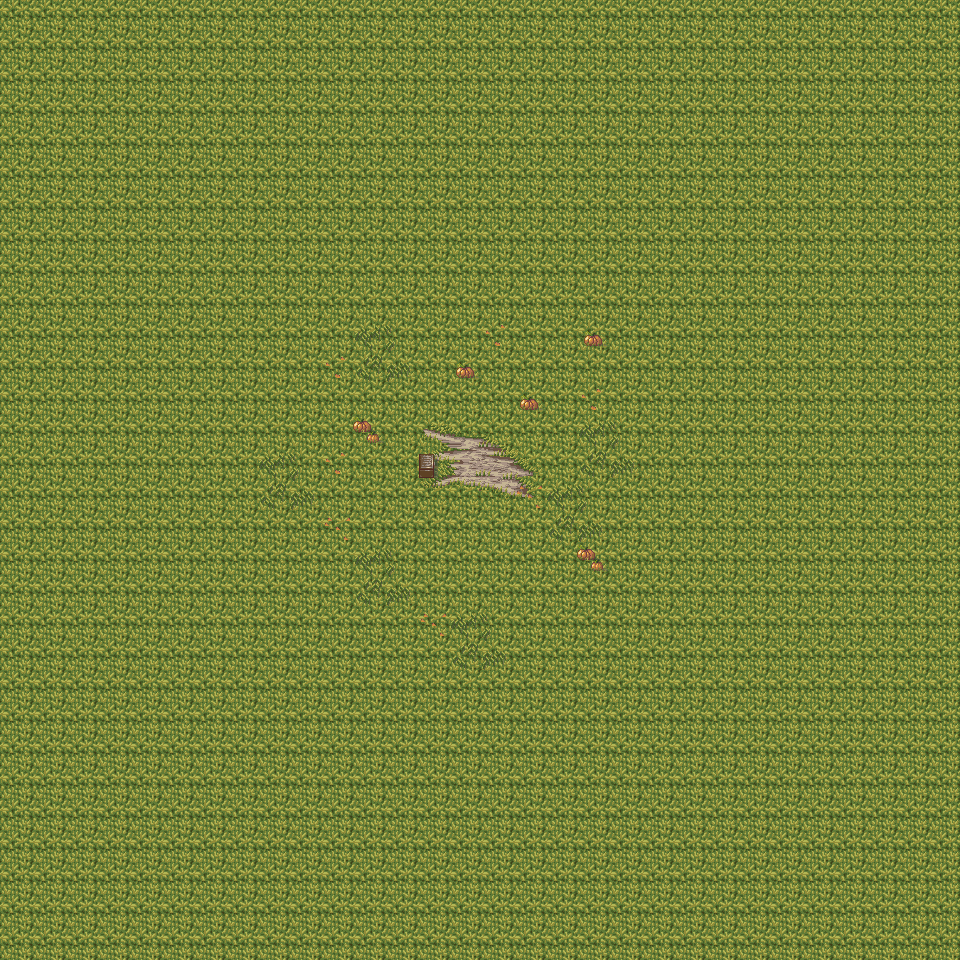

Below is a game level as drawn by its tile map, then a one-line description and the .tmx file that defines it, in full:
An orthogonal 30x30 tile map with 32x32 px tiles, 3 tile layers (Background, Upper, Collision) and 1 object (empty_box).

<map version="1.8" tiledversion="1.8.2" orientation="orthogonal" renderorder="right-down" width="30" height="30" tilewidth="32" tileheight="32" infinite="0" nextlayerid="6" nextobjectid="5">
 <tileset firstgid="1" source="tiles/magecity.tsx" />
 <layer id="1" name="Background" width="30" height="30">
  <data encoding="csv">
1,1,1,1,1,1,1,1,1,1,1,1,1,1,1,1,1,1,1,1,1,1,1,1,1,1,1,1,1,1,
1,1,1,1,1,1,1,1,1,1,1,1,1,1,1,1,1,1,1,1,1,1,1,1,1,1,1,1,1,1,
1,1,1,1,1,1,1,1,1,1,1,1,1,1,1,1,1,1,1,1,1,1,1,1,1,1,1,1,1,1,
1,1,1,1,1,1,1,1,1,1,1,1,1,1,1,1,1,1,1,1,1,1,1,1,1,1,1,1,1,1,
1,1,1,1,1,1,1,1,1,1,1,1,1,1,1,1,1,1,1,1,1,1,1,1,1,1,1,1,1,1,
1,1,1,1,1,1,1,1,1,1,1,1,1,1,1,1,1,1,1,1,1,1,1,1,1,1,1,1,1,1,
1,1,1,1,1,1,1,1,1,1,1,1,1,1,1,1,1,1,1,1,1,1,1,1,1,1,1,1,1,1,
1,1,1,1,1,1,1,1,1,1,1,1,1,1,1,1,1,1,1,1,1,1,1,1,1,1,1,1,1,1,
1,1,1,1,1,1,1,1,1,1,1,1,1,1,1,1,1,1,1,1,1,1,1,1,1,1,1,1,1,1,
1,1,1,1,1,1,1,1,1,1,1,1,1,1,1,1,1,1,1,1,1,1,1,1,1,1,1,1,1,1,
1,1,1,1,1,1,1,1,1,1,1,1,1,1,1,1,1,1,1,1,1,1,1,1,1,1,1,1,1,1,
1,1,1,1,1,1,1,1,1,1,1,1,1,1,1,1,1,1,1,1,1,1,1,1,1,1,1,1,1,1,
1,1,1,1,1,1,1,1,1,1,1,1,1,1,1,1,1,1,1,1,1,1,1,1,1,1,1,1,1,1,
1,1,1,1,1,1,1,1,1,1,1,1,1,267,268,269,1,1,1,1,1,1,1,1,1,1,1,1,1,1,
1,1,1,1,1,1,1,1,1,1,1,1,1,275,276,277,278,1,1,1,1,1,1,1,1,1,1,1,1,1,
1,1,1,1,1,1,1,1,1,1,1,1,1,283,284,285,286,1,1,1,1,1,1,1,1,1,1,1,1,1,
1,1,1,1,1,1,1,1,1,1,1,1,1,1,1,1,1,1,1,1,1,1,1,1,1,1,1,1,1,1,
1,1,1,1,1,1,1,1,1,1,1,1,1,1,1,1,1,1,1,1,1,1,1,1,1,1,1,1,1,1,
1,1,1,1,1,1,1,1,1,1,1,1,1,1,1,1,1,1,1,1,1,1,1,1,1,1,1,1,1,1,
1,1,1,1,1,1,1,1,1,1,1,1,1,1,1,1,1,1,1,1,1,1,1,1,1,1,1,1,1,1,
1,1,1,1,1,1,1,1,1,1,1,1,1,1,1,1,1,1,1,1,1,1,1,1,1,1,1,1,1,1,
1,1,1,1,1,1,1,1,1,1,1,1,1,1,1,1,1,1,1,1,1,1,1,1,1,1,1,1,1,1,
1,1,1,1,1,1,1,1,1,1,1,1,1,1,1,1,1,1,1,1,1,1,1,1,1,1,1,1,1,1,
1,1,1,1,1,1,1,1,1,1,1,1,1,1,1,1,1,1,1,1,1,1,1,1,1,1,1,1,1,1,
1,1,1,1,1,1,1,1,1,1,1,1,1,1,1,1,1,1,1,1,1,1,1,1,1,1,1,1,1,1,
1,1,1,1,1,1,1,1,1,1,1,1,1,1,1,1,1,1,1,1,1,1,1,1,1,1,1,1,1,1,
1,1,1,1,1,1,1,1,1,1,1,1,1,1,1,1,1,1,1,1,1,1,1,1,1,1,1,1,1,1,
1,1,1,1,1,1,1,1,1,1,1,1,1,1,1,1,1,1,1,1,1,1,1,1,1,1,1,1,1,1,
1,1,1,1,1,1,1,1,1,1,1,1,1,1,1,1,1,1,1,1,1,1,1,1,1,1,1,1,1,1,
1,1,1,1,1,1,1,1,1,1,1,1,1,1,1,1,1,1,1,1,1,1,1,1,1,1,1,1,1,1
</data>
 </layer>
 <layer id="2" name="Upper" width="30" height="30">
  <data encoding="csv">
0,0,0,0,0,0,0,0,0,0,0,0,0,0,0,0,0,0,0,0,0,0,0,0,0,0,0,0,0,0,
0,0,0,0,0,0,0,0,0,0,0,0,0,0,0,0,0,0,0,0,0,0,0,0,0,0,0,0,0,0,
0,0,0,0,0,0,0,0,0,0,0,0,0,0,0,0,0,0,0,0,0,0,0,0,0,0,0,0,0,0,
0,0,0,0,0,0,0,0,0,0,0,0,0,0,0,0,0,0,0,0,0,0,0,0,0,0,0,0,0,0,
0,0,0,0,0,0,0,0,0,0,0,0,0,0,0,0,0,0,0,0,0,0,0,0,0,0,0,0,0,0,
0,0,0,0,0,0,0,0,0,0,0,0,0,0,0,0,0,0,0,0,0,0,0,0,0,0,0,0,0,0,
0,0,0,0,0,0,0,0,0,0,0,0,0,0,0,0,0,0,0,0,0,0,0,0,0,0,0,0,0,0,
0,0,0,0,0,0,0,0,0,0,0,0,0,0,0,0,0,0,0,0,0,0,0,0,0,0,0,0,0,0,
0,0,0,0,0,0,0,0,0,0,0,0,0,0,0,0,0,0,0,0,0,0,0,0,0,0,0,0,0,0,
0,0,0,0,0,0,0,0,0,0,0,0,0,0,0,0,0,0,0,0,0,0,0,0,0,0,0,0,0,0,
0,0,0,0,0,0,0,0,0,0,0,317,318,0,0,272,0,0,263,0,0,0,0,0,0,0,0,0,0,0,
0,0,0,0,0,0,0,0,0,0,272,325,326,0,263,0,0,0,0,0,0,0,0,0,0,0,0,0,0,0,
0,0,0,0,0,0,0,0,0,0,0,0,0,0,0,0,263,0,272,0,0,0,0,0,0,0,0,0,0,0,
0,0,0,0,0,0,0,0,0,0,0,271,0,0,0,0,0,0,317,318,0,0,0,0,0,0,0,0,0,0,
0,0,0,0,0,0,0,0,317,318,272,0,0,343,0,0,0,0,325,326,0,0,0,0,0,0,0,0,0,0,
0,0,0,0,0,0,0,0,325,326,0,0,0,0,0,0,280,317,318,0,0,0,0,0,0,0,0,0,0,0,
0,0,0,0,0,0,0,0,0,0,280,0,0,0,0,0,0,325,326,0,0,0,0,0,0,0,0,0,0,0,
0,0,0,0,0,0,0,0,0,0,0,317,318,0,0,0,0,0,271,0,0,0,0,0,0,0,0,0,0,0,
0,0,0,0,0,0,0,0,0,0,0,325,326,0,0,0,0,0,0,0,0,0,0,0,0,0,0,0,0,0,
0,0,0,0,0,0,0,0,0,0,0,0,0,280,317,318,0,0,0,0,0,0,0,0,0,0,0,0,0,0,
0,0,0,0,0,0,0,0,0,0,0,0,0,0,325,326,0,0,0,0,0,0,0,0,0,0,0,0,0,0,
0,0,0,0,0,0,0,0,0,0,0,0,0,0,0,0,0,0,0,0,0,0,0,0,0,0,0,0,0,0,
0,0,0,0,0,0,0,0,0,0,0,0,0,0,0,0,0,0,0,0,0,0,0,0,0,0,0,0,0,0,
0,0,0,0,0,0,0,0,0,0,0,0,0,0,0,0,0,0,0,0,0,0,0,0,0,0,0,0,0,0,
0,0,0,0,0,0,0,0,0,0,0,0,0,0,0,0,0,0,0,0,0,0,0,0,0,0,0,0,0,0,
0,0,0,0,0,0,0,0,0,0,0,0,0,0,0,0,0,0,0,0,0,0,0,0,0,0,0,0,0,0,
0,0,0,0,0,0,0,0,0,0,0,0,0,0,0,0,0,0,0,0,0,0,0,0,0,0,0,0,0,0,
0,0,0,0,0,0,0,0,0,0,0,0,0,0,0,0,0,0,0,0,0,0,0,0,0,0,0,0,0,0,
0,0,0,0,0,0,0,0,0,0,0,0,0,0,0,0,0,0,0,0,0,0,0,0,0,0,0,0,0,0,
0,0,0,0,0,0,0,0,0,0,0,0,0,0,0,0,0,0,0,0,0,0,0,0,0,0,0,0,0,0
</data>
 </layer>
 <layer id="3" name="Collision" width="30" height="30">
  <data encoding="csv">
0,0,0,0,0,0,0,0,0,0,0,0,0,0,0,0,0,0,0,0,0,0,0,0,0,0,0,0,0,0,
0,0,0,0,0,0,0,0,0,0,0,0,0,0,0,0,0,0,0,0,0,0,0,0,0,0,0,0,0,0,
0,0,0,0,0,0,0,0,0,0,0,0,0,0,0,0,0,0,0,0,0,0,0,0,0,0,0,0,0,0,
0,0,0,0,0,0,0,0,0,0,0,0,0,0,0,0,0,0,0,0,0,0,0,0,0,0,0,0,0,0,
0,0,0,0,0,0,0,0,0,0,0,0,0,0,0,0,0,0,0,0,0,0,0,0,0,0,0,0,0,0,
0,0,0,0,0,0,0,0,0,0,0,0,0,0,0,0,0,0,0,0,0,0,0,0,0,0,0,0,0,0,
0,0,0,0,0,0,0,0,0,0,0,0,0,0,0,0,0,0,0,0,0,0,0,0,0,0,0,0,0,0,
0,0,0,0,0,0,0,0,0,0,0,0,0,0,0,0,0,0,0,0,0,0,0,0,0,0,0,0,0,0,
0,0,0,0,0,0,0,0,0,0,0,0,0,0,0,0,0,0,0,0,0,0,0,0,0,0,0,0,0,0,
0,0,0,0,0,0,0,0,0,0,0,0,0,0,0,0,0,0,0,0,0,0,0,0,0,0,0,0,0,0,
0,0,0,0,0,0,0,0,0,0,0,0,0,0,0,0,0,0,0,0,0,0,0,0,0,0,0,0,0,0,
0,0,0,0,0,0,0,0,0,0,0,0,0,0,0,0,0,0,0,0,0,0,0,0,0,0,0,0,0,0,
0,0,0,0,0,0,0,0,0,0,0,0,0,0,0,0,0,0,0,0,0,0,0,0,0,0,0,0,0,0,
0,0,0,0,0,0,0,0,0,0,0,0,0,0,0,0,0,0,0,0,0,0,0,0,0,0,0,0,0,0,
0,0,0,0,0,0,0,0,0,0,0,0,0,350,0,0,0,0,0,0,0,0,0,0,0,0,0,0,0,0,
0,0,0,0,0,0,0,0,0,0,0,0,0,0,0,0,0,0,0,0,0,0,0,0,0,0,0,0,0,0,
0,0,0,0,0,0,0,0,0,0,0,0,0,0,0,0,0,0,0,0,0,0,0,0,0,0,0,0,0,0,
0,0,0,0,0,0,0,0,0,0,0,0,0,0,0,0,0,0,0,0,0,0,0,0,0,0,0,0,0,0,
0,0,0,0,0,0,0,0,0,0,0,0,0,0,0,0,0,0,0,0,0,0,0,0,0,0,0,0,0,0,
0,0,0,0,0,0,0,0,0,0,0,0,0,0,0,0,0,0,0,0,0,0,0,0,0,0,0,0,0,0,
0,0,0,0,0,0,0,0,0,0,0,0,0,0,0,0,0,0,0,0,0,0,0,0,0,0,0,0,0,0,
0,0,0,0,0,0,0,0,0,0,0,0,0,0,0,0,0,0,0,0,0,0,0,0,0,0,0,0,0,0,
0,0,0,0,0,0,0,0,0,0,0,0,0,0,0,0,0,0,0,0,0,0,0,0,0,0,0,0,0,0,
0,0,0,0,0,0,0,0,0,0,0,0,0,0,0,0,0,0,0,0,0,0,0,0,0,0,0,0,0,0,
0,0,0,0,0,0,0,0,0,0,0,0,0,0,0,0,0,0,0,0,0,0,0,0,0,0,0,0,0,0,
0,0,0,0,0,0,0,0,0,0,0,0,0,0,0,0,0,0,0,0,0,0,0,0,0,0,0,0,0,0,
0,0,0,0,0,0,0,0,0,0,0,0,0,0,0,0,0,0,0,0,0,0,0,0,0,0,0,0,0,0,
0,0,0,0,0,0,0,0,0,0,0,0,0,0,0,0,0,0,0,0,0,0,0,0,0,0,0,0,0,0,
0,0,0,0,0,0,0,0,0,0,0,0,0,0,0,0,0,0,0,0,0,0,0,0,0,0,0,0,0,0,
0,0,0,0,0,0,0,0,0,0,0,0,0,0,0,0,0,0,0,0,0,0,0,0,0,0,0,0,0,0
</data>
 </layer>
 <objectgroup id="5" name="Objects">
  <object id="3" name="empty_box" x="416" y="448" width="32" height="32">
   <properties>
    <property name="type" value="trigger" />
   </properties>
  </object>
 </objectgroup>
</map>
